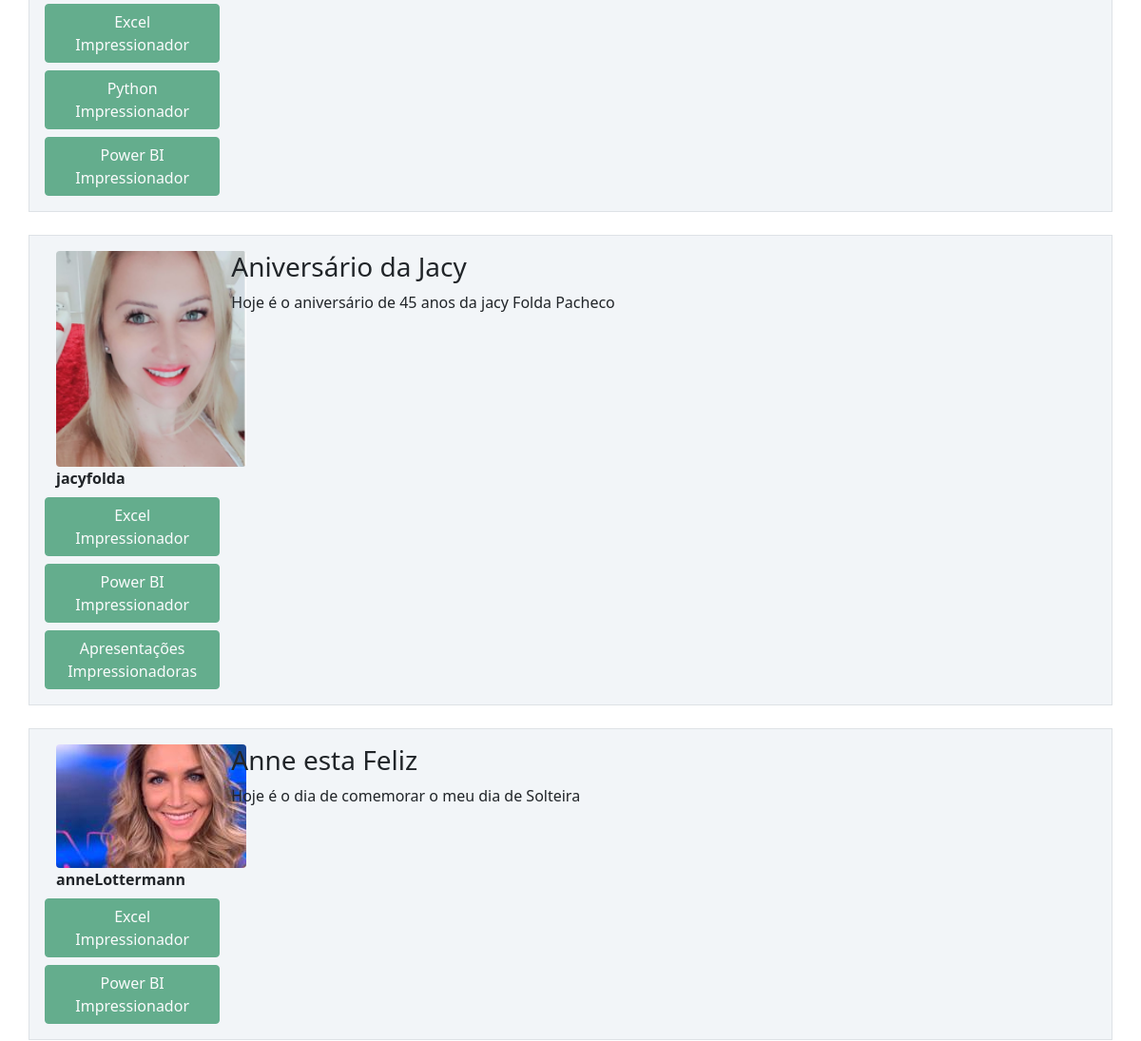
Before: / (middle part) with the older database file.
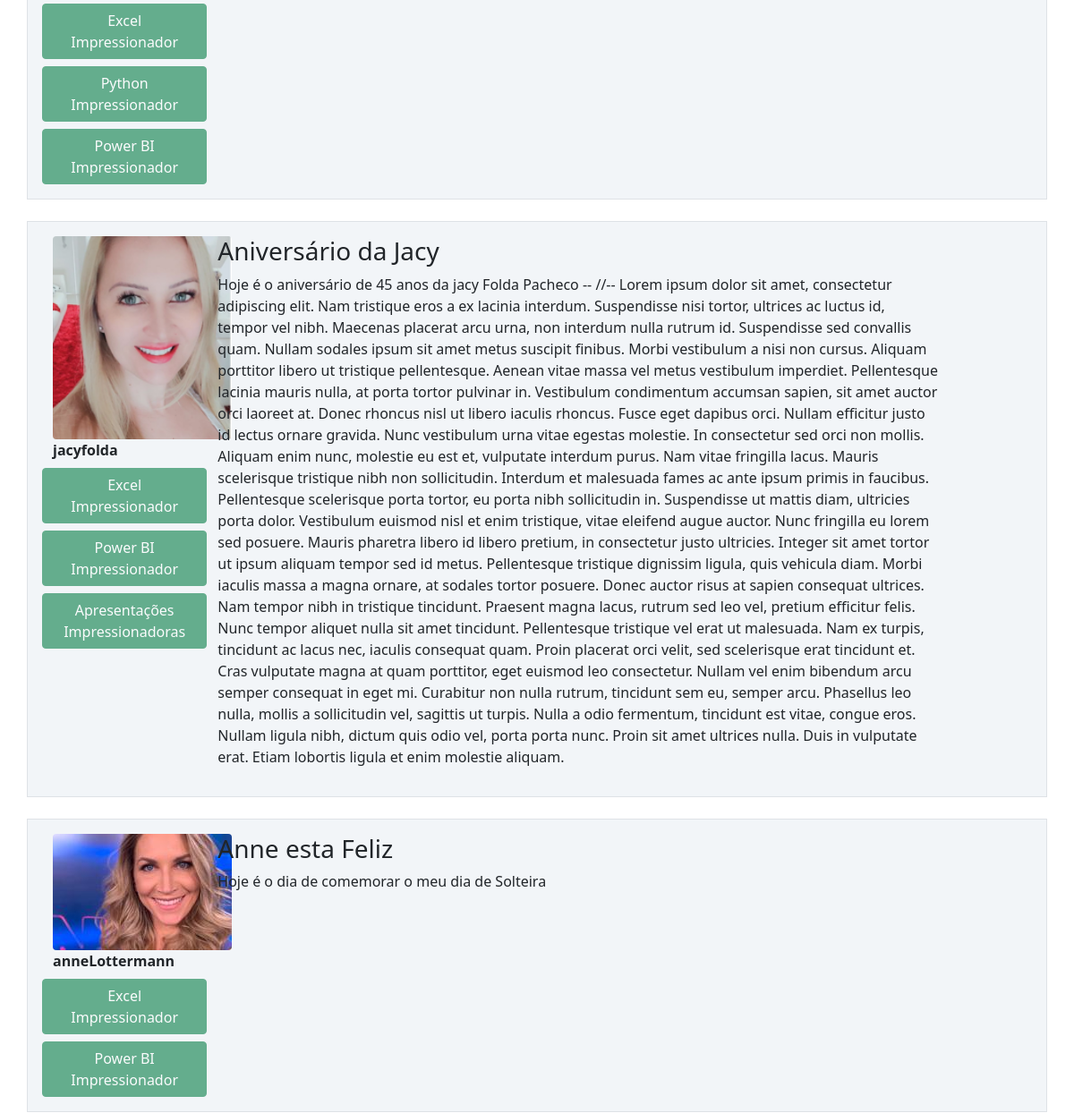
After: the same page with the newer database file.
### comunidadeimpressionadora/models.py (models this page shows)
class Post(database.Model):
    id = database.Column(database.Integer, primary_key=True)
    titulo = database.Column(database.String, nullable=False)
    corpo = database.Column(database.Text, nullable=False)
    data_criacao = database.Column(database.DateTime, nullable=False, default=datetime.utcnow)
    id_usuario = database.Column(database.Integer, database.ForeignKey('usuario.id'), nullable=False)

class Usuario(database.Model, UserMixin):
    id = database.Column(database.Integer, primary_key=True)
    username = database.Column(database.String, nullable=False)
    email = database.Column(database.String, nullable=False, unique=True)
    senha = database.Column(database.String, nullable=False)
    foto_perfil = database.Column(database.String, default='default.jpg')
    posts = database.relationship('Post', backref='autor', lazy=True)
    cursos = database.Column(database.String, nullable=False, default='Não Informado')

### comunidadeimpressionadora/routes.py (the view)
@app.route('/')
def home():
    posts = Post.query.order_by(Post.id.desc()) # ordernar os registros pela Ordem Decrente
    return render_template('home.html', posts=posts)

### comunidadeimpressionadora/templates/home.html (shortened to what this page needs)
{% extends 'base.html' %}
{% block body %}
    <div class="container mt-3">
        {% for post in posts %}
            <div class="row border mt-4 p-3 meupost">
                <div class="col col-2">
                    <div class="image pe-2"> <img src="{{  url_for('static', filename='fotos_perfil/{}'.format(post.autor.foto_perfil)) }}" class="rounded" width="200"> </div>
                    <strong>{{ post.autor.username }}</strong>
                      {% if 'Não Informado' not in post.autor.cursos %}
                              <div class="row justify-content-center">
                                  {% for curso in post.autor.cursos.split(';') %}
                                        <button type="button" class="btn btn-success mt-2" disabled>{{ curso }}</button>
                                  {% endfor %}
                              </div>
                      {% endif %}
                </div>
                <div class="col col-9">
                    <h3>{{ post.titulo }}</h3>
                    <p>{{ post.corpo }}</p>
                </div>
            </div>
        {% endfor %}
    </div>
{% endblock %}

### comunidadeimpressionadora/templates/base.html (shortened to what this page needs)
<!DOCTYPE html>
<html lang="pt-BR">
<head>
    <link href="https://cdn.jsdelivr.net/npm/bootstrap@5.1.3/dist/css/bootstrap.min.css" rel="stylesheet">
    <link rel="stylesheet" type="text/css" href="{{ url_for('static', filename='main.css') }}">
</head>
<body>
    {% block body %}
    {% endblock %}
</body>
</html>

### comunidadeimpressionadora/static/main.css (style rules this page uses)
.meupost { background: #f2f5f8 !important; }

Changed rows visible on the page:
changed Post "Aniversário da Jacy": corpo "Hoje é o aniversário de 45 anos da jacy Folda Pacheco" → "…da jacy Folda Pacheco -- //-- Lorem ipsum dolor sit amet, consectetur adipiscing elit. Nam tristique eros a ex lacinia interdum. Suspendisse nisi tortor, ultrices ac luctus id, tempor vel nibh. Maecenas placerat arcu urna, non interdum nulla rutrum id. Suspendisse sed convallis quam. Nullam sodales ipsum sit amet metus suscipit finibus. Morbi vestibulum a nisi non cursus. Aliquam porttitor libero ut tristique pellentesque. Aenean vitae massa vel metus vestibulum imperdiet. Pellentesque lacinia mauris nulla, at porta tortor pulvinar in. Vestibulum condimentum accumsan sapien, sit amet auctor orci laoreet at. Donec rhoncus nisl ut libero iaculis rhoncus. Fusce eget dapibus orci. Nullam…"
